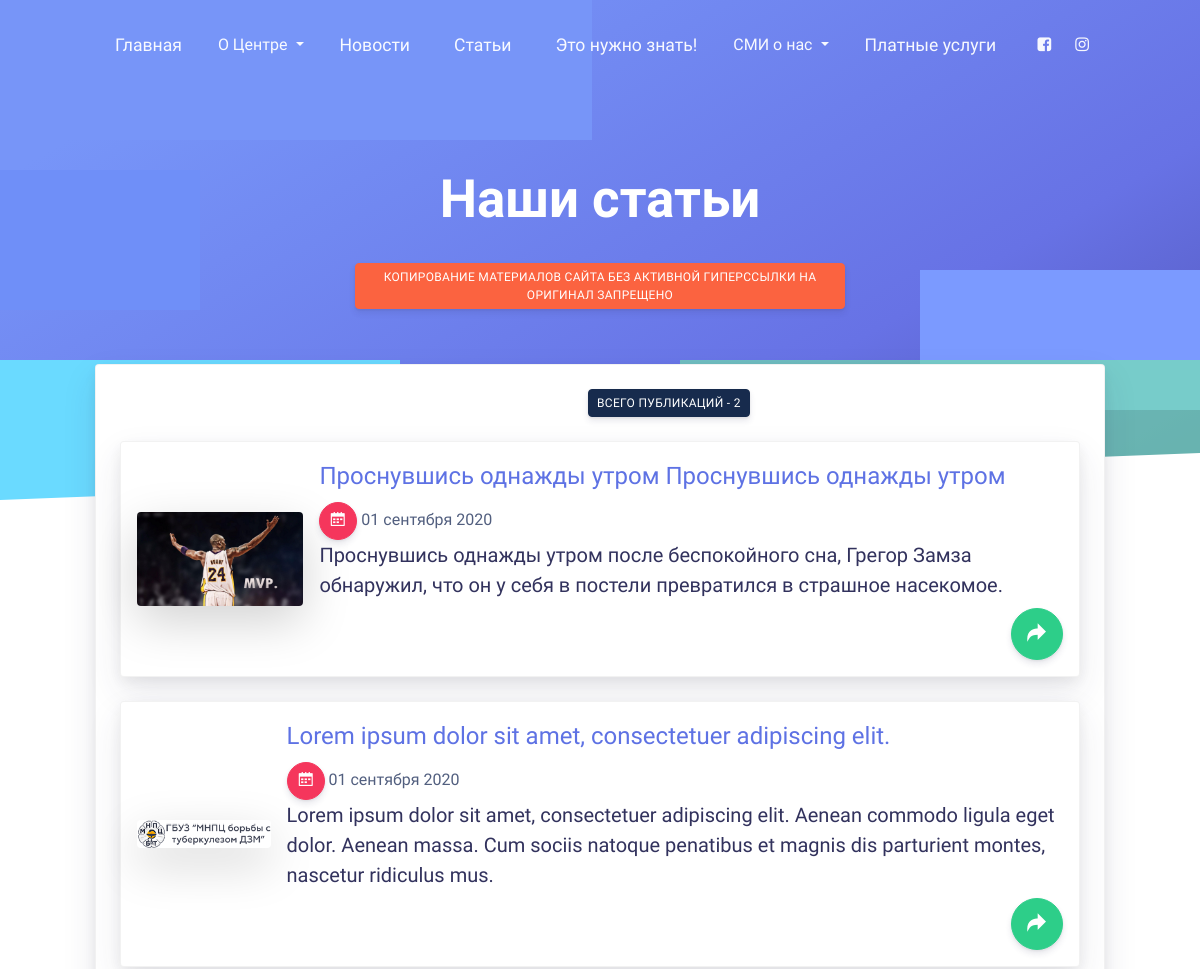
The app's page /articles/ (upper part), older data.
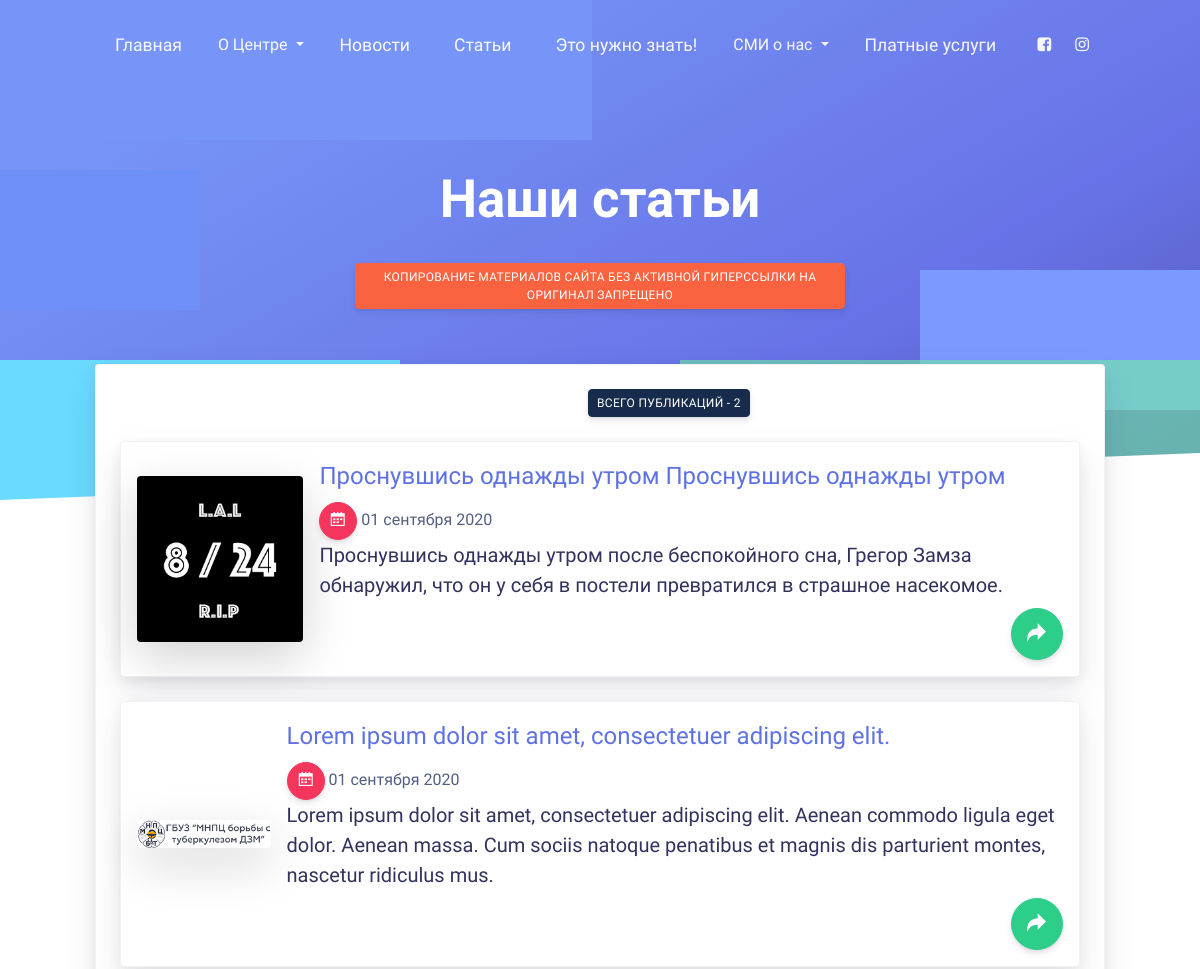
The same page, newer data.
### articles/models.py (models this page shows, shortened)
class GalleryPosts(models.Model):
    image = models.ImageField(upload_to='photos/%Y/%m/%d/', verbose_name='Фото', blank=True)
    product = models.ForeignKey(Posts, on_delete=models.CASCADE, related_name='images')
    in_the_title = models.BooleanField(default=False, verbose_name='Заголовок')

class Posts(models.Model):
    title = models.CharField(max_length=150, verbose_name='Наименование')
    anons = models.TextField(blank=True, verbose_name='Анонс')
    content = models.TextField(blank=True, verbose_name='Контент')
    created_at = models.DateTimeField(auto_now_add=True, verbose_name='Дата публикации')
    is_published = models.BooleanField(default=True, verbose_name='Опубликовать')
    def get_absolute_url(self):
        return reverse('view_articles', kwargs={"articles_id": self.pk})
    class Meta:
        verbose_name = 'Статья'
        verbose_name_plural = 'Статьи'
        ordering = ['-created_at']

### articles/views.py (the view)
def index(request):
    posts = Posts.objects.all()
    image = GalleryPosts.objects.filter(in_the_title=1)
    context = {
        'posts': posts,
        'image': image,
        'title': 'Наши статьи'
    }
    return render(request, 'articles/index.html', context=context)

### articles/templates/articles/index.html (shortened to what this page needs)
{% extends 'base.html' %}
{% block content %}
 <div class="wrapper">
    <div class="section section-hero section-shaped">
      <div class="shape shape-style-3 shape-default">
        <span class="span-150"></span>
        <span class="span-50"></span>
        <span class="span-50"></span>
      </div>
      <div class="page-header">
        <div class="container shape-container d-flex align-items-center py-lg">
          <div class="col px-0">
            <div class="row align-items-center justify-content-center">
              <div class="col-lg-6 text-center">
                <h1 class="text-white display-1">Наши статьи</h1>
                <div class="btn-wrapper mt-4">
                  <button type="button" class="btn btn-sm btn-warning btn-tooltip" data-toggle="tooltip" data-placement="top" title="Tooltip on top" data-container="body" data-animation="true">
                      КОПИРОВАНИЕ МАТЕРИАЛОВ САЙТА БЕЗ АКТИВНОЙ ГИПЕРССЫЛКИ НА ОРИГИНАЛ ЗАПРЕЩЕНО
                  </button>
                </div>
              </div>
            </div>
          </div>
        </div>
      </div>
      <div class="separator separator-bottom separator-skew zindex-100">
      </div>
    </div>
       <section class="section">
      <div class="container">
        <div class="card card-profile shadow mt--200">
          <div class="px-4">
            <div class="row justify-content-center">
              <div class="col-lg-4 order-lg-3 text-lg-right align-self-lg-center">
                <div class="card-profile-actions py-4 mt-lg-0">
                  <a href="#" class="btn btn-sm btn-default float-right">
                      Всего публикаций -
                      {% if posts %}
                          {{ posts|length }}
                      {% endif %}
                  </a>
                </div>
              </div>
            </div>
            <div>
              {% for i in posts %}
                   <div class="card shadow card-lift--hover posts-blk mt-4 p-3">
                        <div class="d-md-flex">
                            <div class="img-title d-md-flex align-items-center justify-content-center">
                                {% for j in image %}
                                    {% if j.product_id == i.id %}
                                      <img alt="" src="{{ j.image.url }}" class="img-fluid rounded shadow-lg" width="300px">
                                    {% endif %}
                                {% endfor %}
                            </div>
                            <div class="ml-3">
                                <h4 class="text-primary">{{ i.title }}</h4>
                                <div class="date">
                                    <button class="btn btn-danger btn-icon-only rounded-circle" type="button">
                                        <span class="btn-inner--icon"><i class="ni ni-calendar-grid-58"></i></span>
                                    </button>
                                        <span class="btn-inner--text">{{ i.created_at|date:"d E Y" }}</span>
                                </div>
                                <h5>{{ i.anons }}</h5>
                                    <div class="text-right">
                                        <a href="{{ i.get_absolute_url }}">
                                          <button class="btn btn-lg btn-success btn-icon-only rounded-circle" type="button">
                                            <span class="btn-inner--icon"><i class="ni ni-curved-next"></i></span>
                                          </button>
                                        </a>
                                    </div>
                            </div>
                        </div>
                   </div>
               {% endfor %}
            </div>
          </div>
        </div>
      </div>
    </section>
 </div>
{% endblock %}

Row changes from the older to the newer data that the page shows:
changed Posts "Проснувшись однажды утром Проснувшись однажды утром": loses GalleryPosts (image (picture))
added GalleryPosts: image (picture), shown under Posts "Проснувшись однажды утром Проснувшись однажды утром"
